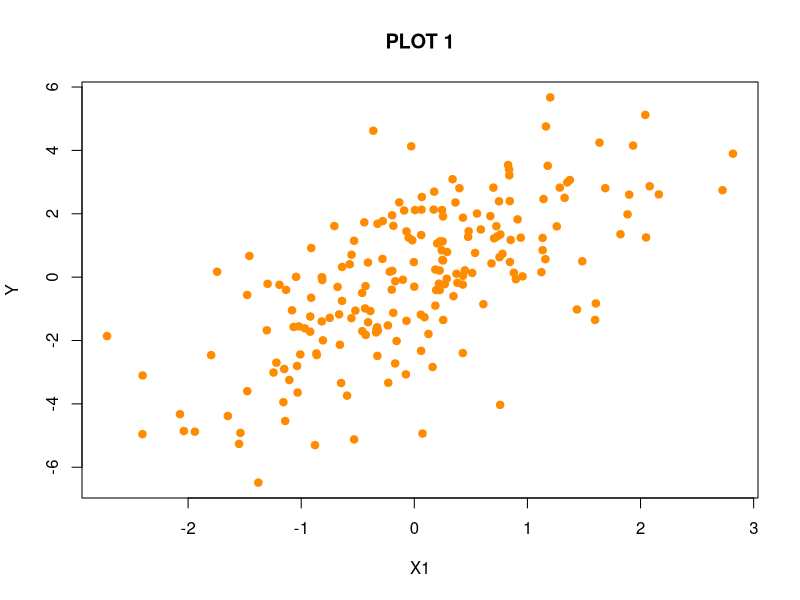
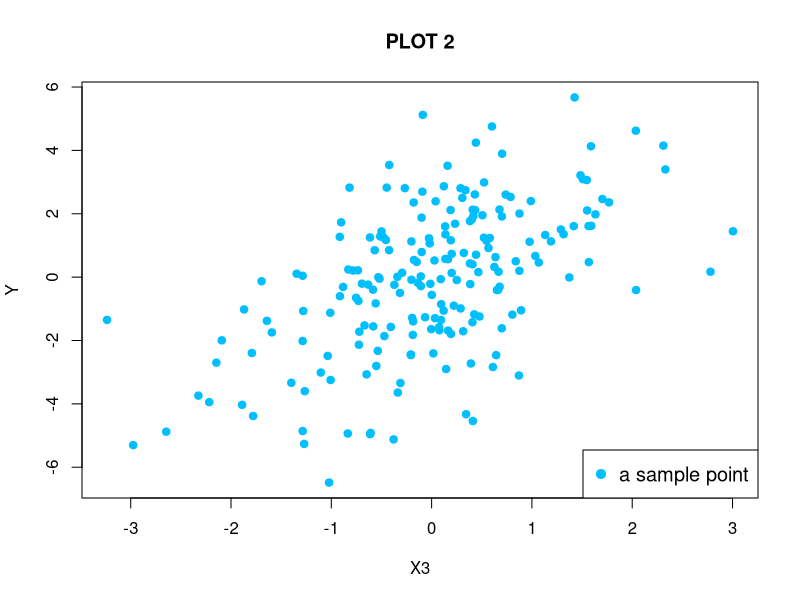

Write R code to recreate these figures, in order.
## ---- chunk 1
knitr::opts_chunk$set(echo = TRUE)
knitr::opts_chunk$set(message = FALSE)
options(width = 1000)
## ---- chunk 2
  library(MASS)
  set.seed(1)
  P = 4; N = 200
  V <- 0.5^abs(outer(1:P, 1:P, "-"))
  X = as.matrix(mvrnorm(N, mu=rep(0,P), Sigma=V))
  beta = as.matrix(c(1, 1, 0.5, 0.5))
  Y = X %*% beta + rnorm(N)
  
  # then the estimated beta is 
  hbeta = solve(t(X) %*% X) %*% t(X) %*% Y
  hbeta
## ---- chunk 3
  f <- function(b, X, Y)
  {
    0.5*sum((Y - X %*% as.matrix(b))^2)
  }
  
  solution = optim(rep(0, P), f, X = X, Y = Y, method = "BFGS")
  solution$par
## ---- chunk 4
  Y
## ---- chunk 5
  head(Y, 3)
## ---- chunk 6
  plot(X[,1], Y, xlab = "X1", main = "PLOT 1", col = "darkorange", pch = 19)
  plot(X[,3], Y, xlab = "X3", main = "PLOT 2", col = "deepskyblue", pch = 19)
  legend("bottomright", "a sample point", pch = 19, col = "deepskyblue", cex = 1.2)
